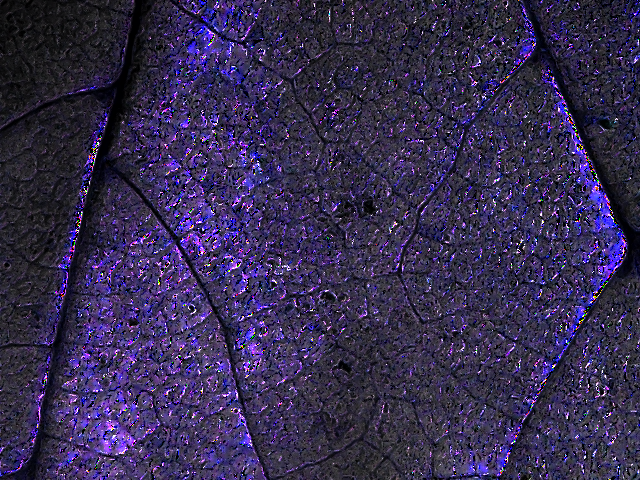
#> input picture noobee/tmp/S1.png, 640 x 480 px, given in place of 0.jpg, which was not available
$ python classical.py   (Python 2 division)
#> lines starting #> are read from the running program, lines starting #| are printed output that depends on the picture
from __future__ import division
from mpl_toolkits.mplot3d import Axes3D
import random
import cv2
import numpy as np
import matplotlib.pyplot as plt

# imgs = [14, 34, 54, 74, 94, 114, 134, 154, 174, 194, 214, 234, 254, 274,294, 314, 334, 354]
imgs = [0, 20, 40, 60, 80, 100, 120, 140, 160, 180, 200, 220, 240, 260, 280, 300, 320, 340, 360]
pxs = np.array([])

for index, img in enumerate(imgs):
    image = cv2.imread('../diattenuation/exp-06-27-17-new-diffuse/' + str(img) + '.jpg', 0)
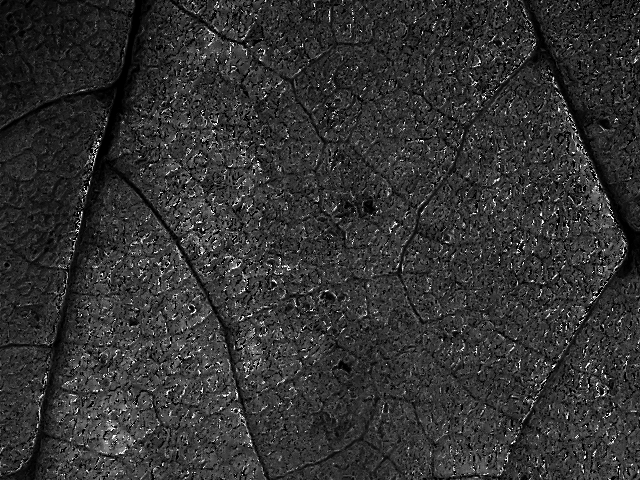
#> image: shape (480, 640); min 0, max 255, mean 50.6
    data = np.array(image, dtype=np.float32)

    if (index == 0):
        dataset = np.array(data.flatten())
    else:
        data = data.flatten()
        dataset = np.column_stack((dataset, data))
#> pass 2 of the loop `for index, img in enumerate(imgs):`:
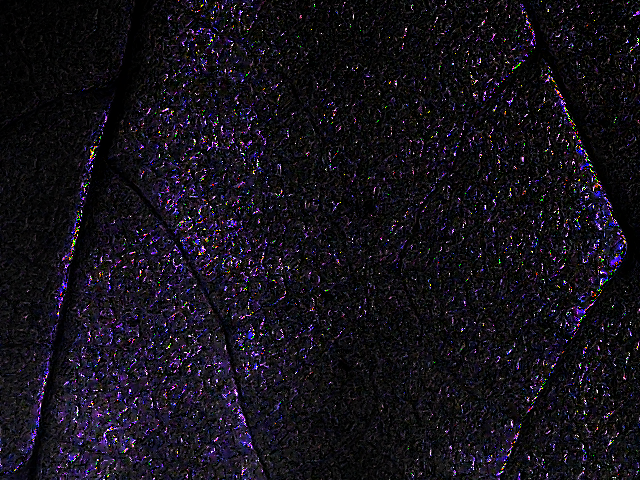
#> input picture noobee/tmp/S2.png, 640 x 480 px, given in place of 20.jpg, which was not available
#> `image = cv2.imread('../diattenuation/exp-06-27-17-new-diffuse/' + str(..`:
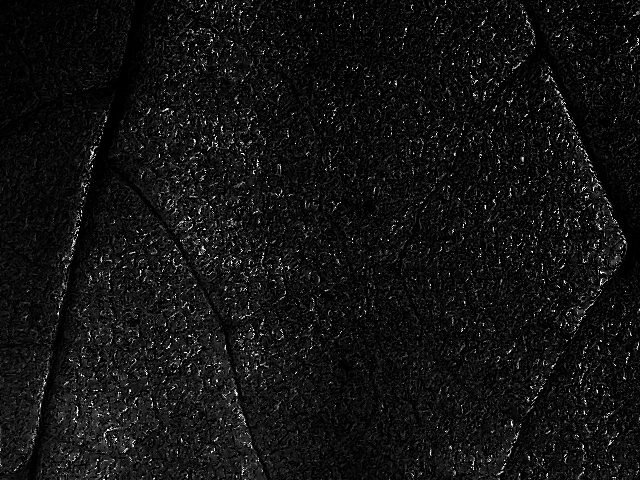
#> image: shape (480, 640); min 0, max 255, mean 18.1
#> dataset = 307200 pairs, first value 0 to 255, second value 0 to 255
#> (the run stopped early here; a loop or call above may not have finished)
